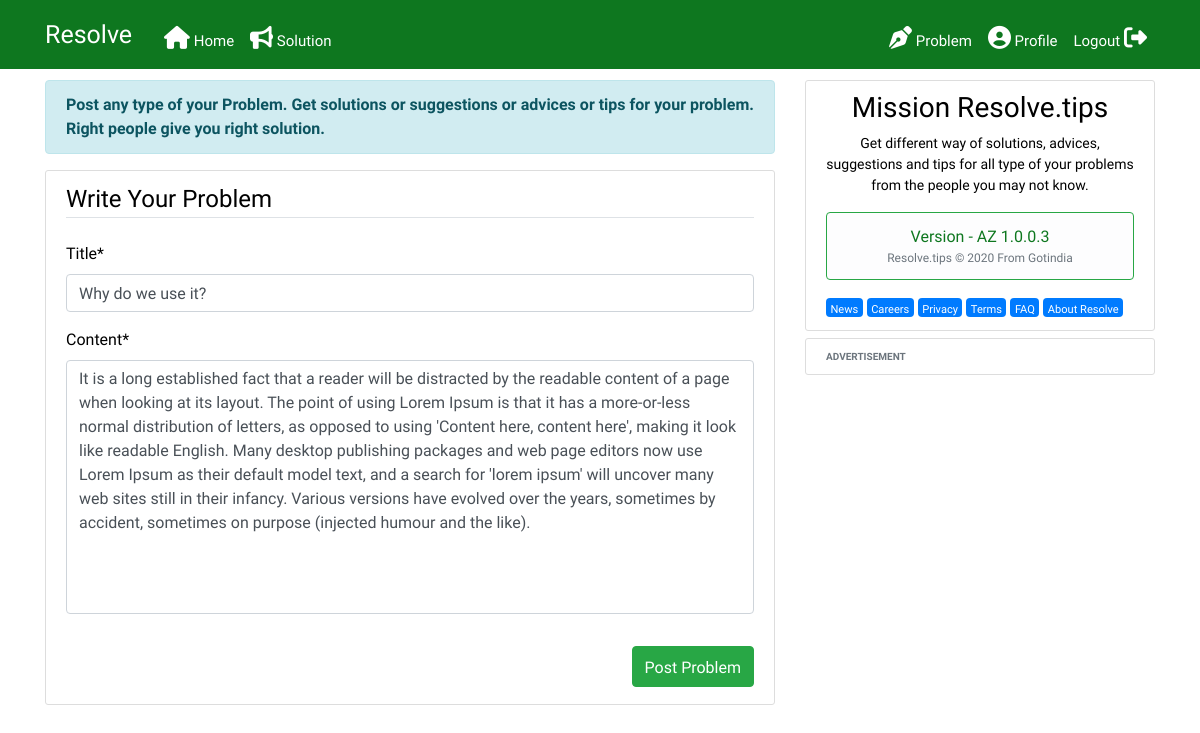
The app's page /post/1/update/ (signed in), older data.
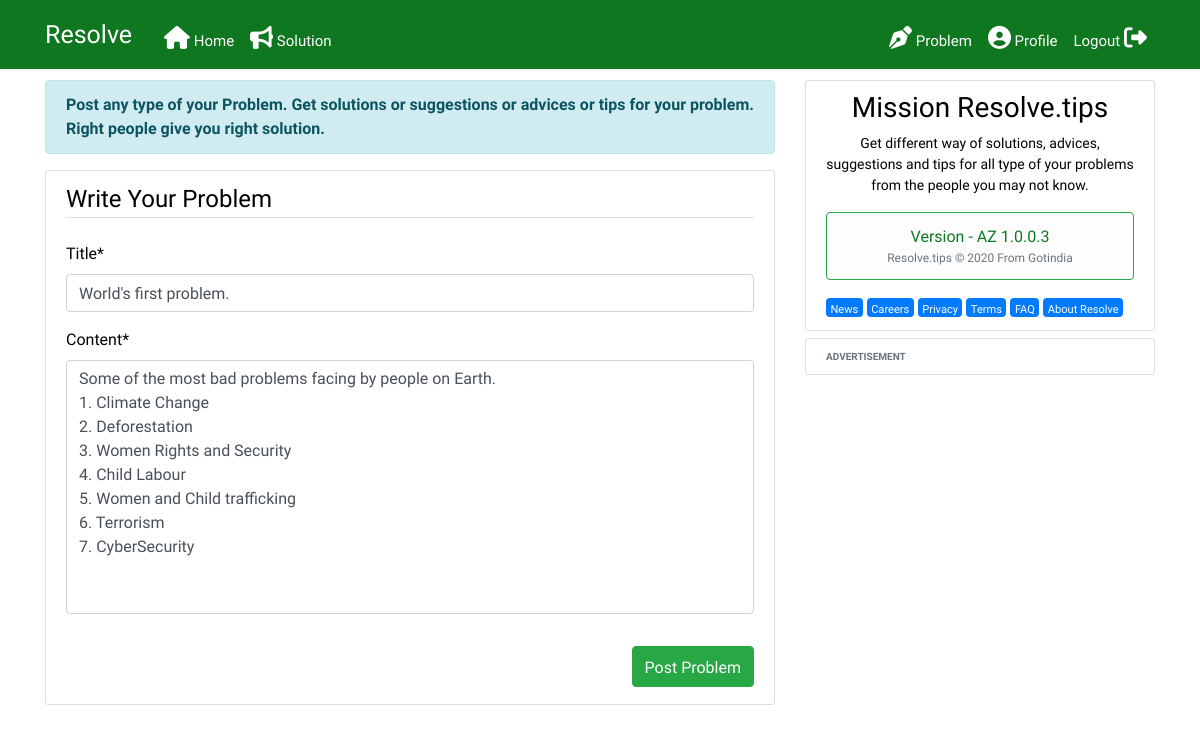
The same page, newer data.
### feeds/models.py (models this page shows, shortened)
class Post(models.Model):
    title = models.CharField(max_length=300)
    content = models.TextField()
    date_posted = models.DateTimeField(default=timezone.now)
    author = models.ForeignKey(User, on_delete=models.CASCADE)
    slug = models.SlugField(max_length=250, null=True, blank=True)

### feeds/views.py (the view, shortened to what this page needs)
# urls.py: path('post/<int:pk>/update/', PostUpdateView.as_view(), name='post-update'),
class PostUpdateView(LoginRequiredMixin, UserPassesTestMixin, UpdateView):
    model = Post
    fields = ['title', 'content']
    def test_func(self):
        post = self.get_object()
        if self.request.user == post.author:
            return True
        return False

### feeds/templates/feeds/post_form.html (shortened to what this page needs)
{% extends "feeds/base.html" %}
{% load crispy_forms_tags %}
{% block content %}
 <div class="alert alert-info infoalert" role="alert">
        Post any type of your Problem. Get solutions or suggestions or advices or tips for your problem. Right people give you right solution.
 </div>
  <div class="content-section">
    <form method="POST">
          <fieldset class="form-group">
              <legend class="border-bottom mb-4">Write Your Problem</legend>
              {{ form|crispy }}
          </fieldset>
          <button class="btn btn-success btn1029 postproblem" type="submit">Post Problem</button>
    </form>
      <br><br>
  </div>
{% endblock content %}

Row changes from the older to the newer data that the page shows:
changed Post: title "Why do we use it?" → "World's first problem."; content "It is a long established fact that a reader will be distracted by the readable content of a page when looking at its layout. The point of using Lorem Ipsum is that it has a more-or-less normal distribution of letters, as opposed to using 'Content here, content here', making it look like readable English. Many desktop publishing packages and web page editors now use Lorem Ipsum as their default model text, and a search for 'lorem ipsum' will uncover many web sites still in their infancy. Various versions have evolved over the years, sometimes by accident, sometimes on purpose (injected humour and the like)." → "Some of the most bad problems facing by people on Earth. 1. Climate Change 2. Deforestation 3. Women Rights and Security 4. Child Labour 5. Women and Child trafficking 6. Terrorism 7. CyberSecurity"
